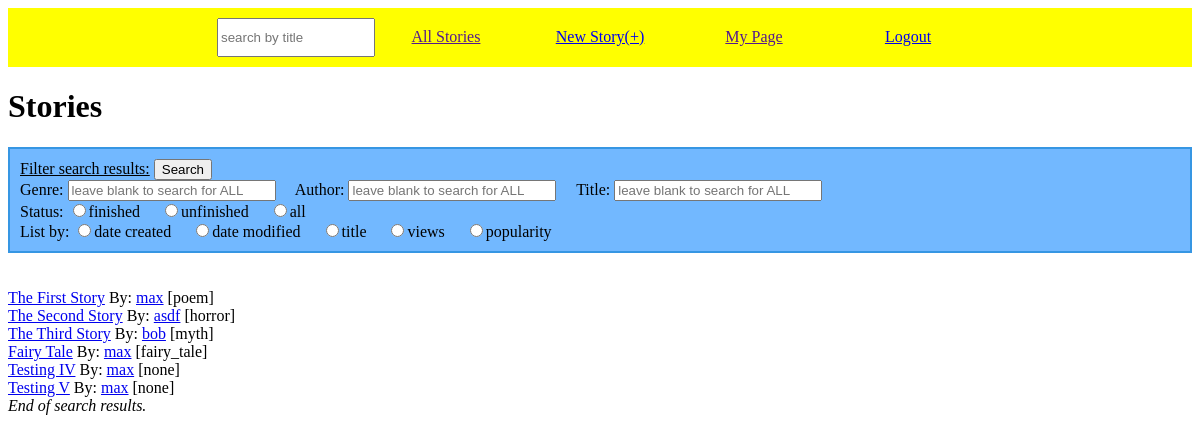
The page /stories on the database its author committed.
### tables this page shows
CREATE TABLE stories (title TEXT, creator TEXT, id INTERGER PRIMARY KEY, genre TEXT, word_limit INTEGER, cooldown INTEGER, contributions INTEGER, finished BOOLEAN, likes INTEGER, views INTEGER);

### ourStory.py (the view)
@app.route('/stories')
def stories():
    return render_template("list.html", page_title="Stories", listStories=search.sortby("v", search.getAllStories()))

### util/search.py (called while the page is built)
def getAllStories():
    db = sqlite3.connect(db_name)
    c = db.cursor()
    list_of_tuples = c.execute("SELECT id, title, creator, genre, finished, likes, views FROM stories;").fetchall()
    db.close()
    list_of_stories = []
    for story in list_of_tuples:
        list_of_stories.append(tuple_to_dictionary(story, ['id', 'title', 'author', 'genre', 'finished', 'popularity', 'views']))
    return list_of_stories

def tuple_to_dictionary(tuuple, list_of_keys):
    d = {} #the dictionary
    index = 0 #the column index
    while index < len(tuuple):
        d[ list_of_keys[index] ] = tuuple[index]
        index += 1
    return d

def sortby(criteria, list_of_stories):
    if criteria == 'a':
        list_of_stories.sort(key = lambda story: story["title"])
    elif criteria == 'c':
        list_of_stories.sort(key = lambda story: story["id"])
    elif criteria == 'v':
        list_of_stories.sort(key = lambda story: story["views"])
    elif criteria == 'p':
        list_of_stories.sort(key = lambda story: story["popularity"])
    return list_of_stories

### templates/list.html
{% extends "base.html" %}
{% block body %}
<h1>Stories</h1>
<div class="form">
    <form method="GET" action="/search">
        <u>Filter search results:</u> <input type="submit" value="Search"> <br>
        Genre: <input type="text" name="genre" placeholder="leave blank to search for ALL">&nbsp;&nbsp;&nbsp;&nbsp;
        Author: <input type="text" name="by" placeholder="leave blank to search for ALL">&nbsp;&nbsp;&nbsp;&nbsp;
        Title: <input type="text" name="q" placeholder="leave blank to search for ALL"><br>
        Status: <input type="radio" name="status" value="finished">finished&nbsp;&nbsp;&nbsp;&nbsp; <input type="radio" name="status" value="unfinished">unfinished&nbsp;&nbsp;&nbsp;&nbsp; <input type="radio" name="status" value="all">all<br>
        List by: <input type="radio" name="sort" value="c">date created&nbsp;&nbsp;&nbsp;&nbsp; <input type="radio" name="sort" value="d">date modified&nbsp;&nbsp;&nbsp;&nbsp; <input type="radio" name="sort" value="a">title&nbsp;&nbsp;&nbsp;&nbsp; <input type="radio" name="sort" value="v">views&nbsp;&nbsp;&nbsp;&nbsp; <input type="radio" name="sort" value="p">popularity<br>
    </form>
</div>
<br><br>
<div id="results">
{% for story in listStories %}
    {% set id = story["id"] %}
    {% set who = story["author"] %}
    {% set genre = story["genre"] %}
    <a href="/story?id={{id}}">{{ story["title"] }}</a>
    By: <a href="/user?id={{ who }}">{{ who }}</a>
    [{{ genre }}]
    <br>
{% endfor %}
<i>End of search results.</i>
</div>
{% endblock %}

### templates/base.html (shortened to what this page needs)
<!DOCTYPE html>
<html>
<head>
    <link rel="stylesheet" type="text/css" href="/static/storyStylesheet.css">
</head>
<body>
    <div id="menu_container">
        <ul>
	    <li><form method="GET" action="/search"><input type="text" name="q" placeholder="search by title"></form></li>
	    <li><a href="">All Stories</a></li>
	    <li><a href="/create">New Story(+)</a></li>
	    <li><a href="">My Page</a></li>
	    <li><a href="/logout">Logout</a></li>
	</ul>
    </div>
    {% block body %}
    {% endblock %}
</body>
</html>

### static/storyStylesheet.css (style rules this page uses)
form { padding: none; margin: 0; }
div.form { border-color: #3696E3; border-style: solid; border-width: 2px; background-color: #72B8FF; padding: 10px; }
div.form input[type=text] { width: 200px; }

### templates/base.html (style rules this page uses)
#menu_container { top: 0px; text-align: center; background-color: yellow; padding: 0px; }
#menu_container ul { list-style-type: none; display: inline-block; padding: 0px; margin: 0px; }
#menu_container li { display: inline-block; }
#menu_container li * { display: inline-block; width: 150px; padding-top: 10px; padding-bottom: 10px; }
#menu_container li a { text-align: center; }

### rows shown on the page
stories: title "The First Story", creator "max", genre "poem"
stories: title "The Second Story", creator "asdf", genre "horror"
stories: title "The Third Story", creator "bob", genre "myth"
stories: title "Fairy Tale", creator "max", genre "fairy_tale"
stories: title "Testing IV", creator "max", genre "none"
stories: title "Testing V", creator "max", genre "none"
